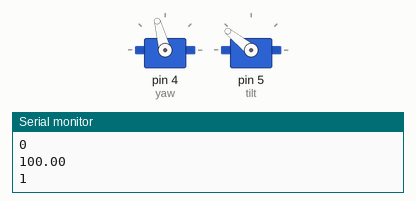
Recording of a sketch running on a simulated Arduino Uno, built with avr-gcc and run on an emulated ATmega328P. Parts: 2 × servo, the last lines printed to the serial monitor.

Above: at 0.05 s.
At 7.35 s:
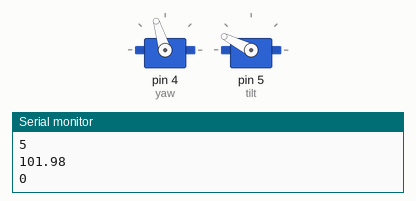
Timing chart, 0 to 13.8 s (numbered marks = the images above):
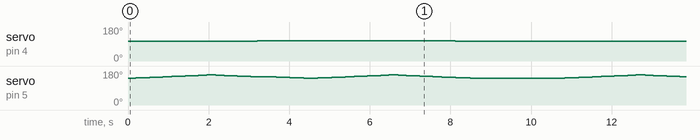

Measured:
- by itself, servo on pin 4 (yaw): repeats every 10.6 s: 107° 0.10 s, 108° 3.6 s, 107° 0.55 s, 106° 0.53 s, 105° 5.7 s, 106° 0.10 s
- by itself, servo on pin 5 (tilt): moves between 141° and 160°, repeating every 10.6 s

The sketch:

2DOFWriter.ino
```cpp
#include <Servo.h>

#define LASER 0
Servo yaw;
Servo tilt;

#define X0YAW 105
#define Y0TILT 160
#define DISTANCE 300.0 // in cm

void setup() {
  pinMode(LASER, OUTPUT);
  laser(false);
  yaw.attach(4);
  tilt.attach(5);
  Serial.begin(115200);
}

void laser(bool on) {
  digitalWrite(LASER, on);
}

#define PI 3.141592654
double coordToAngle(double flatCoord) {
    return atan2(flatCoord, DISTANCE) * 180 / PI;
}

#define N 20
float sequence[N][2] = {
  // H
  { 0, 100 },
  { 0, 0 },
  { 0, 50 },
  { 20, 50 },
  { 20, 100 },
  { 20, 0 },
  { 0, 100 },
};

void goTo(float coords[]) {
  if (coords[0] < 0) {
    yaw.write(X0YAW - coordToAngle(coords[0]));
  } else {
    yaw.write(X0YAW + coordToAngle(coords[0]));
  }
  if (coords[1] < 0) {
    tilt.write(Y0TILT + coordToAngle(coords[1]));
  } else {
    tilt.write(Y0TILT - coordToAngle(coords[1]));
  }
}

#define STEP 20 // ms
void drawLine(float from[], float to[], bool ls, float cmPerStep = 1) {
  goTo(from);
  laser(ls);
  float dist = sqrt(pow(to[0] - from[0], 2) + pow(to[1] - from[1], 2));
  uint16_t nsteps = dist / cmPerStep;
  Serial.println(dist);
  Serial.println(ls);
  for (uint16_t i = 0; i < nsteps; i++) {
    goTo(new float[2]{ from[0] + i * (to[0] - from[0]) / nsteps, from[1] + i * (to[1] - from[1]) / nsteps });
    delay(STEP);
  }
}

void loop() {
  for (uint8_t i = 0; i < 6; i++) {
    Serial.println(i);
    drawLine(sequence[i], sequence[i+1], (i % 2) == 0);
  }
  delay(2000);
}
```
